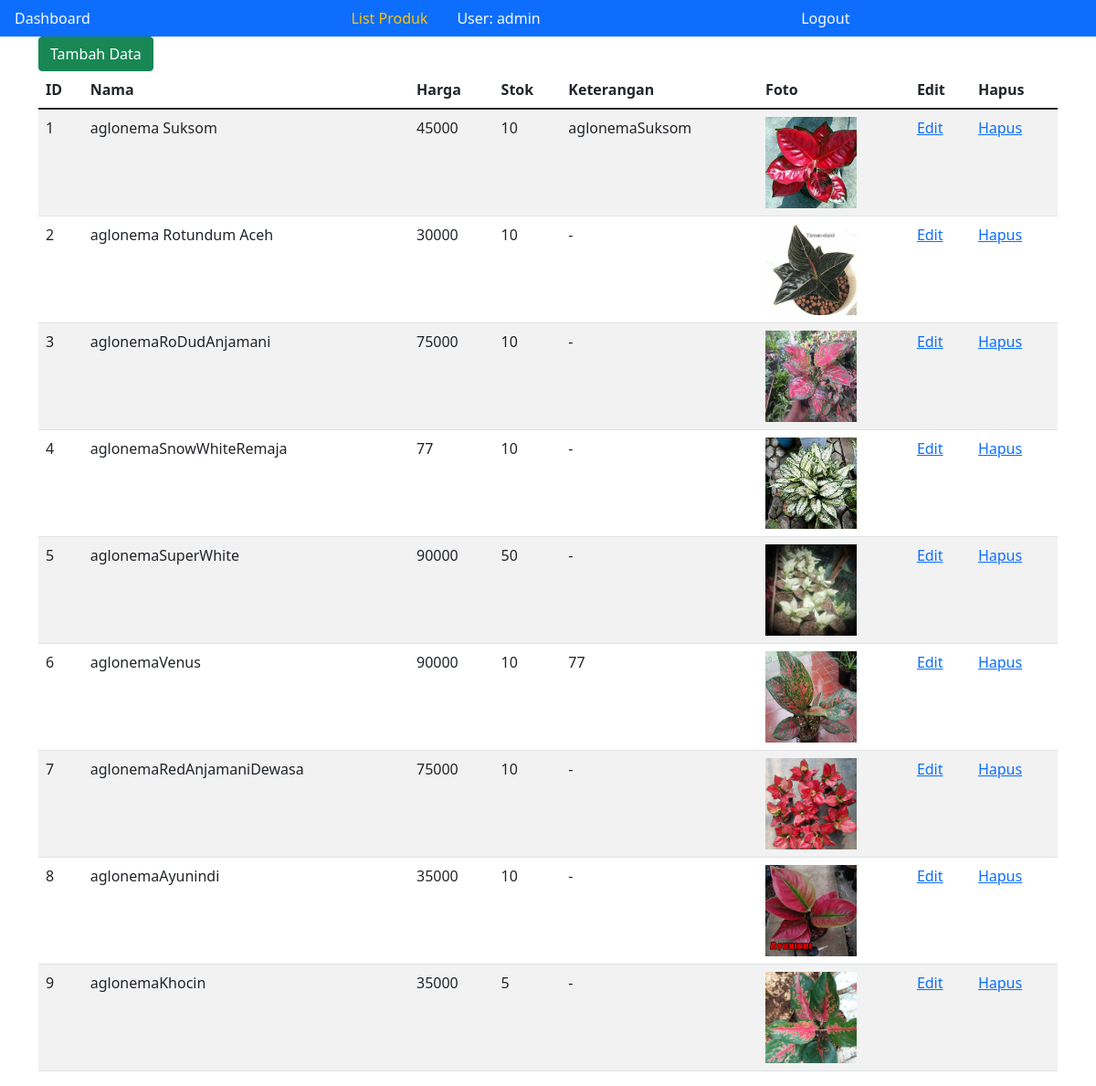
Page /listBarang.php (signed in) on the committed database.
### tables this page shows
CREATE TABLE `barang` (
  `id` int(11) NOT NULL,
  `nama` varchar(40) DEFAULT NULL,
  `hrg` double DEFAULT NULL,
  `jml` int(11) DEFAULT NULL,
  `keterangan` varchar(100) DEFAULT NULL,
  `foto` varchar(255) DEFAULT NULL,
  PRIMARY KEY (`id`)
);

### listBarang.php (the view, shortened to what this page needs)
<?php
if (isset($_SESSION["username"]))
    $user = $_SESSION["username"];
else
    header("location:index.php");
?>
<!DOCTYPE html>
<html lang="en">
<head>
    <link rel="stylesheet" href="https://cdn.jsdelivr.net/npm/bootstrap@5.1.3/dist/css/bootstrap.min.css">
</head>
<body>
    <nav class="nav nav-pills flex-sm-row bg-primary">
        <a href="dashboard.php" class="flex-sm-fill text-sm-start nav-link text-light">Dashboard</a>
        <span class="nav-link text-warning disabled" aria-current="page">List Produk</span>
        <a href="#" class="flex-sm-fill text-sm-start nav-link text-light disabled">User: <?= $user; ?> </a>
        <a href="logout.php" class="flex-sm-fill text-sm-start nav-link text-light">Logout</a>
    </nav>
    <div class="container">
    <?php
        include "koneksi.php";
        $sql = "SELECT * FROM barang ORDER BY id";
        $hasil = $conn->query($sql);
        echo "<a href='addBrg.php' class='btn btn-success text-white'>Tambah Data</a>";
        if ($hasil->num_rows > 0) {
            echo "<table class='table table-striped'>
                    <thead>
                        <tr>
                            <th scope='col'>ID</th>
                            <th scope='col'>Nama</th>
                            <th scope='col'>Harga</th>
                            <th scope='col'>Stok</th>
                            <th scope='col'>Keterangan</th>
                            <th scope='col'>Foto</th>
                            <th scope='col'>Edit</th>
                            <th scope='col'>Hapus</th>
                        </tr>
                    </thead>
                    <tbody>";
            while ($row = $hasil->fetch_assoc()) {
                $teks = "<tr>";
                $teks .= "<td>" . $row["id"] . "</td>";
                $teks .= "<td>" . $row["nama"] . "</td>";
                $teks .= "<td>" . $row["hrg"] . "</td>";
                $teks .= "<td>" . $row["jml"] . "</td>";
                $teks .= "<td>" . $row["keterangan"] . "</td>";
                $teks .= "<td><img src='img/". $row["foto"] ."' style='width:100px; height:100px;'></img></td>";
                $teks .= "<td><a href='editBrg.php?id=" . $row["id"] . "'>Edit</a></td>";
                $teks .= "<td><a href='delBrg.php?id=" . $row["id"] ."'>Hapus</a></td>";
                $teks .= "</tr>";
                echo $teks;
            }
            echo "</tbody>
                </table>";
        } else {
            echo "jml rec: 0 ";
        }
    ?>
    </div>
</body>
</html>

### rows in the picture
barang: id "1", nama "aglonema Suksom", hrg "45000", jml "10", keterangan "aglonemaSuksom", foto (picture)
barang: id "2", nama "aglonema Rotundum Aceh", hrg "30000", jml "10", keterangan "-", foto (picture)
barang: id "3", nama "aglonemaRoDudAnjamani", hrg "75000", jml "10", keterangan "-", foto (picture)
barang: id "4", nama "aglonemaSnowWhiteRemaja", hrg "77", jml "10", keterangan "-", foto (picture)
barang: id "5", nama "aglonemaSuperWhite", hrg "90000", jml "50", keterangan "-", foto (picture)
barang: id "6", nama "aglonemaVenus", hrg "90000", jml "10", keterangan "77", foto (picture)
barang: id "7", nama "aglonemaRedAnjamaniDewasa", hrg "75000", jml "10", keterangan "-", foto (picture)
barang: id "8", nama "aglonemaAyunindi", hrg "35000", jml "10", keterangan "-", foto (picture)
barang: id "9", nama "aglonemaKhocin", hrg "35000", jml "5", keterangan "-", foto (picture)

### other values in the picture
$user "admin"
